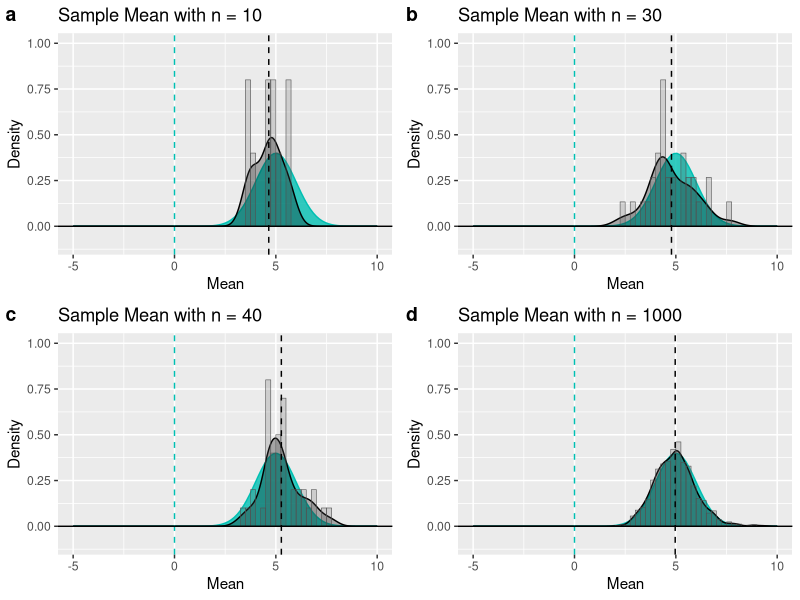
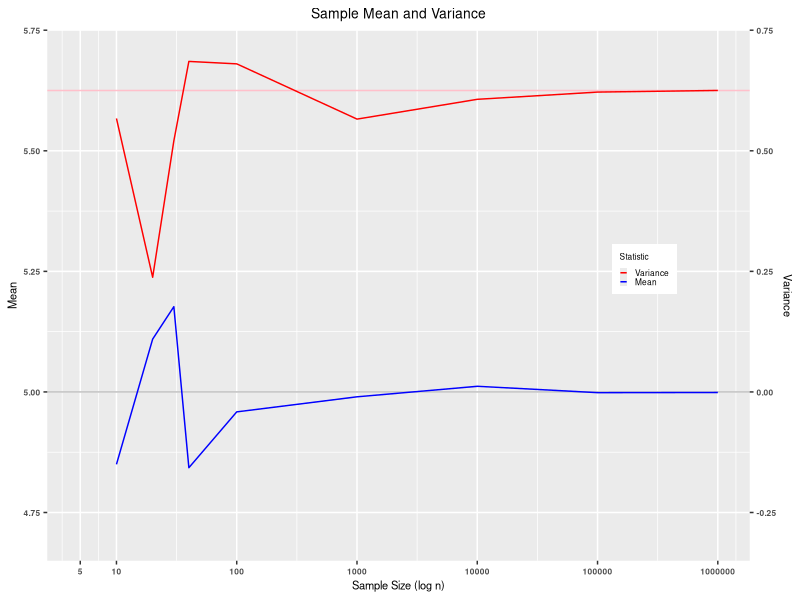

Write R code to recreate these figures, in order.
## ---- chunk 1
knitr::opts_chunk$set(echo = TRUE)
## ---- chunk 2
options(scipen = 999)
options(digits = 3)

# Verify the simulation data is formatted as a list of n matrices
VERIFY_SOURCE_FILE = FALSE    # store to file
VERIFY_SOURCE_SCR  = FALSE    # print to screen
RUN_SIM_VERIFY     = FALSE    # run verification tests

# Verify the mean column data is stored as a list of lists.
VERIFY_MEAN_DISTRIB_FILE  = FALSE
VERIFY_MEAN_DISTRIB_SCR   = FALSE
RUN_VERIFY_MEAN_DISTRIB   = FALSE

# Verify the mean distribution images
VERIFY_MEAN_DIST_IMG      = FALSE
VERIFY_MEAN_DIST_IMG_FILE = FALSE
RUN_MEAN_DIST_IMG         = FALSE

# Verify the simulation data
VERIFY_SAMPLE_STATS_FILE  = FALSE
VERIFY_SAMPLE_STATS_SCR   = FALSE
RUN_VERIFY_STATS          = FALSE

# Verify the mean convergence image
VERIFY_CONVERGE_IMG       = FALSE
RUN_VERIFY_CONVERGE_IMG   = FALSE

# Verify the Tooth image
VERIFY_TOOTH_DATA         = FALSE
RUN_VERIFY_TOOTH_DATA     = FALSE

# Verify the TOOTH image
VERIFY_TOOTH_IMG          = FALSE
RUN_VERIFY_TOOTH_IMG      = FALSE

# Verify the convergence table
VERIFY_CONVERGE_TABLE     = FALSE
RUN_VERIFY_CONVERGE_TABLE = FALSE

# Verify the convergence table
VERIFY_TOOTH_SUMMARY      = FALSE
RUN_VERIFY_TOOTH_SUMMARY  = FALSE

# Verify the convergence table
RUN_CALCULATE_AREA_D      = FALSE
VERIFY_CALCULATE_AREA_D   = FALSE

# Verify the convergence table
EXECUTE      = TRUE

library(dplyr)
library(ggplot2)
library(gridExtra)
library(knitr)
library(kableExtra)
library(ggpubr)
library(matrixStats)
library(data.table)
library(sfsmisc)

set.seed(2063)


lambda       <- 0.2
sampleSize   <- 40
mu           <- 1/lambda
sigma        <- 1/lambda
variance     <- sigma^2
sampleSD     <- sigma/sqrt(sampleSize)

if(FALSE)
{
  print("CONSTANTS")
  print(paste0("lambda            = ", lambda))
  print(paste0("sampleSize        = ", sampleSize))
  print(paste0("mu                = ", mu))
  print(paste0("sigma             = ", sigma))
  print(paste0("variance          = ", variance))
  print(paste0("sampleSD          = ", sampleSD))
}

## ---- chunk 3
# 
# generateSampleMeansLists <- function(sampleRepetition)
# {
#   if(RUN_SIM_VERIFY & VERIFY_MEAN_DISTRIB_SCR | FALSE)
#   {
#     print("generateSampleMeansLists: verify inputs")
#     print(paste0("sampleRepetitions = ", sampleRepetition))
#     print(paste0("sampleSize   = ", sampleSize))
#     print(paste0("lambda       = ", lambda))
#   }
# 
#   # ----------------------------------------------------------------------------------
#   simData <- list()
# 
#   for (i in 1:length(sampleRepetition)) {
#     simData[[i]] <- matrix(rexp(sampleRepetition[i]*sampleSize, lambda),
#                                    nrow = sampleSize, ncol = sampleRepetition[i])
#   }
# 
# 
#   # ----------------------------------------------------------------------------------
# 
#   if(RUN_SIM_VERIFY & VERIFY_SOURCE_FILE | FALSE)
#   {
#     print("generateSampleMeansLists: store in simData_#.csv")
#     filename <- paste0("simData_", sampleRepetition[i], ".csv")
#     write.csv(sampleMatrix, filename, row.names=FALSE)
#   }
# 
#   if(RUN_SIM_VERIFY & VERIFY_SOURCE_SCR | FALSE)
#   {
#     print("generateSampleMeansLists: ")
#     print(simData)
#   }
# 
#   return (simData)
# }
# 
# if(RUN_SIM_VERIFY)
# {
#   sampleRepetition  <- c(10, 20, 30, 40)
# 
#   simData <- generateSampleMeansLists(sampleRepetition)
# 
#   print("RUN_SIM_VERIFY: simData")
#   print(simData)
# }

## ---- chunk 4
# 
# generateMeanDist <- function(sampleRepetition, simData)
# {
#   if(VERIFY_MEAN_DISTRIB_SCR | FALSE)
#   {
#     print("generateMeanDist: verify inputs")
#     print(paste0("sampleRepetitions = ", sampleRepetition))
#     print(paste0("lambda            = ", lambda))
#     print(paste0("mu                = ", mu))
#     print(paste0("variance            = ", variance))
#     print(paste0("sampleSD         = ", sampleSD))
#     # print("simData = ")
#     # print(simData)
#     print("Test sim data separately")
#   }
# 
#   # ----------------------------------------------------------------------------------
#   # distributions     <- list()
#   sampleMeansLists <- list()
# 
#   for (i in 1:length(sampleRepetition)) {
#     sampleMeansLists[[i]]   <- colMeans(simData[[i]])
#   }
# # 
# #   transformToN <- function(sample) {
# #     (sample - mu)/sampleSD
# #   }
# # 
# #   for (i in 1:length(sampleRepetition)) {
# #     sampleMeansLists[[i]]   <- lapply(distributions[[i]], transformToN)
# #     sampleMeansLists[[i]]   <- c(unlist(sampleMeansLists[[i]]))
# #   }
#   
#   if(VERIFY_MEAN_DISTRIB_SCR | FALSE)
#   {
#     for (i in 1:length(sampleRepetition)) {
#       # print("distributions = ")
#       # print(distributions[i])
#       print("sampleMeansLists = ")
#       print(sampleMeansLists[i])
#     }
#   }
# 
#   # ----------------------------------------------------------------------------------
# 
#   if(VERIFY_MEAN_DISTRIB_FILE | FALSE)
#   {
#     print("generateMeanDist: store in simData_#.csv")
#     for (i in 1:length(sampleRepetition)) {
#       filename <- paste0("sampleMeansLists_", sampleRepetition[i], ".csv")
#       write.csv(sampleMeansLists[[i]], filename, row.names=FALSE)
#       
#       filename2 <- paste0("distributions_", sampleRepetition[i], ".csv")
#       write.csv(distributions[[i]], filename2, row.names=FALSE)
#     }
#   }
# 
#   if(VERIFY_MEAN_DISTRIB_SCR | FALSE)
#   {
#     print("generateMeanDist: sampleMeansLists")
#     print(sampleMeansLists)
#   }
# 
#   return (sampleMeansLists)
# }
# 
# if(RUN_VERIFY_MEAN_DISTRIB)
# {
#   sampleRepetition  <- c(10, 20, 30, 40)
# 
#   simData           <- generateSampleMeansLists(sampleRepetition)
#   sampleMeansLists <- generateMeanDist(sampleRepetition, simData)
#   # sampleMeansLists <- generateSampleMeansLists(sampleRepetition)
# 
#   print("RUN_VERIFY_MEAN_DISTRIB: sampleMeansLists")
#   print(sampleMeansLists)
# }

## ---- chunk 5

generateSampleMeansLists <- function(sampleRepetition)
{
  # ----------------------------------------------------------------------------------
  simData <- list()
  sampleMeansLists <- list()

  for (i in 1:length(sampleRepetition)) {
    simData[[i]] <- matrix(rexp(sampleRepetition[i]*sampleSize, lambda),
                                   nrow = sampleSize, ncol = sampleRepetition[i])
    sampleMeansLists[[i]]   <- colMeans(simData[[i]])
  }

  # ----------------------------------------------------------------------------------

  return (sampleMeansLists)
}

## ---- chunk 6

calculateSampleMeansStats <- function (sampleRepetition, sampleMeansLists, mu, var)
{
  if(VERIFY_SAMPLE_STATS_SCR | FALSE)
  {
    print("calculateSampleMeansStats: verify inputs")
    print(paste0("mu           = ", mu))
    print(paste0("var          = ", var))
    # print("sampleRepetition = ")
    # print(sampleRepetition)
    print("Test sampleRepetition separately")
    # print("sampleMeansLists = ")
    # print(sampleMeansLists)
    print("Test sampleMeansLists separately")
  }

  # -----------------------------------------------------------------------------
  sampleStats <- data.frame(N_obs = integer(), mu = double(), muErr = double(), 
                            variation = double(), varErr = double())
  for (i in 1:length(sampleRepetition)) {
    xbar     <- mean(sampleMeansLists[[i]])
    variance <- var(sampleMeansLists[[i]])

    sampleStats  <- rbind(sampleStats, 
                           c(sampleRepetition[i], xbar, abs((mu - xbar)/xbar),
                             variance, abs((var - variance)/variance)))
  }
  colnames(sampleStats) <- c("NRep", "Mean", "Absolute\nError of\nMean", 
                             "Variance", "Absolute\nError of\nVariance")
  # -----------------------------------------------------------------------------
  
  return (sampleStats)
}

if(RUN_VERIFY_STATS)
{
  lambda       <- 0.2
  sampleSize   <- 40
  mu           <- 1/lambda
  var          <- mu^2/sqrt(sampleSize)
  sampleRepetition  <- c(10, 20, 30, 40)

  simData           <- generateSampleMeansLists(sampleRepetition, sampleSize, lambda)
  sampleMeansLists  <- calcSampleMeansLists(sampleRepetition, simData)
  sampleMeansStats  <- calculateSampleMeansStats(sampleRepetition, sampleMeansLists, mu, var)
  # print("RUN_VERIFY_STATS: sampleMeansStats")
  # print(sampleMeansStats)
}

## ---- chunk 7

imageMeanDistribution <- function(sampleRepetition, sampleMeansLists, binRange)
{
  if(VERIFY_MEAN_DIST_IMG | TRUE)
  {
    print("imageMeanDistribution: verify inputs")
    print(paste0("sampleRepetitions = ", sampleRepetition))
    print(paste0("sampleSize        = ", sampleSize))
    print(paste0("lambda            = ", lambda))
    print(paste0("mu                = ", mu))
    print(paste0("variance          = ", variance))
    print(paste0("sampleSD          = ", sampleSD))
    print("binRange = ")
    print(binRange)
    # print("Test binRange separately")
    # print("sampleMeansLists = ")
    # print(sampleMeansLists)
    print("Test sampleMeansLists separately")
  }
  # -----------------------------------------------------------------------------
  label <- c("a", "b","c","d")
  pltList <- list()

  transformToN <- function(sample) {
    (sample - mu)/sampleSD + mu
    # sample
  }

  for (i in 1:length(sampleRepetition)) {
    frame <- data.frame(pdf = c(unlist(lapply(sampleMeansLists[[i]], transformToN))))

    if(VERIFY_MEAN_DIST_IMG | FALSE)
    {
      print("imageMeanDistribution: frame")
      print(frame)
      print(sampleMeansLists[[i]])
    }

    if(VERIFY_MEAN_DIST_IMG_FILE | FALSE)
    {
      print("generateMeanDist: store in simData_#.csv")
      filename <- paste0("sampleMeansListsIMG_", sampleRepetition[i], ".csv")
      write.csv(sampleMeansLists[[i]], filename, row.names=FALSE)

      filename2 <- paste0("frame", sampleRepetition[i], ".csv")
      write.csv(frame, filename2, row.names=FALSE)
    }

    pltList[[i]] <- ggplot(frame, aes(x = pdf)) +
      stat_function(fun = function (x) dnorm(x, mean =  5, sd = 1),
        color = "#00bfb2", fill = "#00bfb2", geom = "area", alpha = 0.8) +
      geom_density(alpha = 0.3, color = "#000000", fill="#000000")  +
      geom_histogram(aes(y = after_stat(density)), breaks = binRange, 
                     alpha = 0.2, color = "#505050", linewidth = 0.2) +
      geom_vline(aes(xintercept=mean(pdf)), color="#000000", linewidth = 0.5, linetype = 2) +
      geom_vline(aes(xintercept = 0.0), color="#00bfb2", linewidth = 0.5, linetype = 2) +
      geom_hline(yintercept=0, color="#000000", linewidth = 0.5) +
      ggtitle(paste0("Sample Mean with n = ", sampleRepetition[i])) +
      scale_x_continuous(limits = c(-5, 10), "Mean") +
      scale_y_continuous(limits = c(-0.1, 1), "Density")
  }

  #   pltList[[i]] <- ggplot(frame, aes(x = pdf)) +
  #     stat_function(fun = function (x) dnorm(x, mean =  0, sd = 1),
  #       color = "#00bfb2", fill = "#00bfb2", geom = "area", alpha = 0.8) +
  #     geom_density(alpha = 0.3, color = "#000000", fill="#000000")  +
  #     geom_histogram(aes(y = after_stat(density)), breaks = binRange, 
  #                    alpha = 0.2, color = "#505050", linewidth = 0.2) +
  #     geom_vline(aes(xintercept=mean(pdf)), color="#000000", linewidth = 0.5, linetype = 2) +
  #     geom_vline(aes(xintercept = 0.0), color="#00bfb2", linewidth = 0.5, linetype = 2) +
  #     geom_hline(yintercept=0, color="#000000", linewidth = 0.5) +
  #     ggtitle(paste0("Sample Mean with n = ", sampleRepetition[i])) +
  #     scale_x_continuous(limits = c(-5, 5), "Mean") +
  #     scale_y_continuous(limits = c(-0.1, 0.81), "Density")
  # }

  plt <- ggarrange(pltList[[1]], pltList[[2]], pltList[[3]], pltList[[4]],
          labels = label,
          ncol = 2, nrow = 2)

  ggsave(plot = plt, width = 6.0, height = 4.0, dpi = 300,
         filename = "distribution.png")

}

if(RUN_MEAN_DIST_IMG)
{
  sampleRepetition  <- c(10, 20, 30, 1000)
  binRange          <- seq(-3.0, 10.0, by = 0.5)

  simData           <- generateSampleMeansLists(sampleRepetition)
  sampleMeansLists <- generateMeanDist(sampleRepetition, simData)
  imageMeanDistribution(sampleRepetition, sampleMeansLists, binRange)

  print("RUN_MEAN_DIST_IMG: check image")
}

## ---- chunk 8
# ```{r smGraph, echo = FALSE, fig.dim = c(4, 2)}

imageConvergencePlot <- function(sampleRepetition, sampleStats)
{
  if(VERIFY_CONVERGE_IMG | FALSE)
  {
    print("calculateSampleMeansStats: verify inputs")
    print(paste0("mu           = ", mu))
    print(paste0("var          = ", var))
    # print("sampleRepetition = ")
    # print(sampleRepetition)
    print("Test sampleRepetition separately")
    print("sampleStats = ")
    print(sampleStats)
    # print("Test sampleStats separately")
  }

  sampleStats <- cbind(sampleStats, OffsetVar = sampleStats$Variance + 5)
  # names(sampleStats) <- c("size", "mean", "variance")

  graphTics   <- c(5, 10, 100, 1000, 10000, 100000, 1000000)

  plt <- ggplot(sampleStats, aes(x = as.numeric(NRep))) +
    geom_hline(yintercept = 5, color="gray", linewidth = 0.5) +
    geom_hline(yintercept = 5.625, color="pink", linewidth = 0.5) +
    geom_line(aes(y=OffsetVar, color='Variance')) +
    geom_line(aes(y=Mean, color='Mean')) +
    scale_x_log10(breaks = graphTics, limits = c(4.9, 1000000.0)) +
    # scale_x_log10(breaks = graphTics, limits = c(0.1, 1000000.0)) +
    scale_y_continuous(limits = c( 4.7, 5.7 ), "Mean",
    sec.axis = sec_axis(~ . -5, name = "Variance")) +
    ggtitle("Sample Mean and Variance") + xlab("Sample Size (log n)") +
    scale_color_manual(
      name='Statistic', breaks=c('Variance', 'Mean'),
      values=c('Mean'='blue', 'Variance'='red')) +
    theme(plot.title = element_text(size = 10, hjust = 0.5),
          axis.title.x = element_text(size = 8),
          axis.title.y = element_text(size = 8),
          axis.text.x = element_text(face="bold", size=6),
          axis.text.y = element_text(face="bold", size=6),
          legend.title = element_text(size = 6),
          legend.text = element_text(size = 6),
          legend.key.size = unit(2, 'mm'),
          legend.position = c(0.85, 0.55))

  ggsave(plot = plt, width = 4.0, height = 2.5, dpi = 300,
         filename = "converge.png")

}

## ---- chunk 9
generateConvergeTable <- function (sampleMeansStats)
{
  if(VERIFY_CONVERGE_TABLE | FALSE)
  {
    print("imageConvergence: verify inputs")
    print(paste0("sampleMeansStats  = ", sampleMeansStats))
  }

  # -----------------------------------------------------------------------------

  resTable <- knitr::kable(sampleMeansStats, "latex",
    caption = paste0("table"), digits = 3, align = "llll", row.names = TRUE) %>%
    kable_styling(bootstrap_options = c("striped", "hover"),
                  full_width = F,
                  # position = "left",
                  font_size = 8) %>%
    column_spec(column=1, width="0.2cm") %>%
    column_spec(column=2, width="1.0cm") %>%
    column_spec(column=3, width="0.7cm") %>%
    column_spec(column=4, width="1.5cm") %>%
    column_spec(column=5, width="1.0cm") %>%
    column_spec(column=6, width="1.5cm") %>%
    kable_classic_2()
  # -----------------------------------------------------------------------------

  return (resTable)

}

if(RUN_VERIFY_CONVERGE_TABLE)
{
  lambda       <- 0.2
  sampleSize   <- 40
  mu           <- 1/lambda
  var          <- mu^2/sqrt(sampleSize)
  sampleRepetition  <- c(10, 100, 1000, 10000, 100000, 1000000)

  simData           <- generateSampleMeansLists(sampleRepetition, sampleSize, lambda)
  sampleMeansLists  <- calcSampleMeansLists(sampleRepetition, simData)
  sampleMeansStats  <- getSampleMeansStats(sampleRepetition, sampleMeansLists, mu, var)
  resTable          <- generateConvergeTable(sampleMeansStats)

  print("RUN_VERIFY_CONVERGE_TABLE: : resTable")
}

## ---- chunk 10

generateToothData <- function (ToothGrowth)
{
  if(RUN_VERIFY_TOOTH_DATA | FALSE)
  {
    print("generateToothData: verify inputs")
    print("ToothGrowth = ")
    print(ToothGrowth)
  }

  # -----------------------------------------------------------------------------
  allFactor   <- as.factor(paste0(ToothGrowth$supp, "-", ToothGrowth$dose))
  ToothGrowth <- cbind(ToothGrowth, allFactor)
  # -----------------------------------------------------------------------------

  if(VERIFY_TOOTH_DATA & RUN_VERIFY_TOOTH_DATA | FALSE)
  {
    print("generateToothData: output")
    print("ToothGrowth = ")
    print(ToothGrowth)
  }

  return (ToothGrowth)

}

if(RUN_VERIFY_TOOTH_DATA | FALSE)
{
  doses      = c(0.5, 1.0, 2.0) # mg/day
  supplement = c("OJ", "AA")    # supplement of AA, OJ - Orange Juice, AA - Ascorbic Acid

  nPigs    <- 60
  nLength  <- nPigs/(length(doses)*length(supplement))
  nBins    <- nPigs/nLength
  # bw       <- c(3, 3, 4, 3, 3, 4)

  ToothGrowth <- generateToothData(ToothGrowth)
  print("RUN_VERIFY_TOOTH_DATA: ToothGrowth data")
  print(ToothGrowth)
}


## ---- chunk 11

generateToothImage <- function (ToothGrowth)
{
  if(VERIFY_TOOTH_IMG | FALSE)
  {
    print("generateToothImage: verify inputs")
    print("ToothGrowth = ")
    print(ToothGrowth)
  }

  # -----------------------------------------------------------------------------
ToothGrowth$dotColor <- c(rep("blue",10),
                          rep("green",10),
                          rep("orange",10),
                          rep("purple",10),
                          rep("yellow",10),
                          rep("red",10))

plt <- ggplot(ToothGrowth, aes(x = allFactor, y = len)) +
  geom_boxplot() +
  geom_dotplot(binaxis='y',
               stackdir='center',
               dotsize = 0.5,
               fill = ToothGrowth$dotColor) +
  labs(title="Effect of Vitamin C on Tooth Growth",
       subtitle="Supplement and Dosage",
       caption="Source: C. I. Bliss (1952). The Statistics of Bioassay. Academic Press.",
       x="Supplement (OJ, VC), Dosage(0.5, 1.0, 2.0)",
       y="Tooth Length")


ggsave(plot = plt, width = 4.0, height = 3.5, dpi = 300,
       filename = "teeth.png")
  # -----------------------------------------------------------------------------

}

if(RUN_VERIFY_TOOTH_IMG)
{
  ToothGrowth <- generateToothData(ToothGrowth)
  generateToothImage(ToothGrowth)
  print("RUN_VERIFY_TOOTH_IMG: check image")
}

## ---- chunk 12

# Now in the second portion of the project, we're going to analyze the ToothGrowth data in the R datasets package.
# Load the ToothGrowth data and perform some basic exploratory data analyses

# Provide a basic summary of the data.

# Use confidence intervals and/or hypothesis tests to compare tooth growth by supp and dose. (Only use the techniques from class, even if there's other approaches worth considering)

# State your conclusions and the assumptions needed for your conclusions.

# The response is the length of odontoblasts (cells responsible for tooth
# growth) in 60 guinea pigs. Each animal received one of three dose levels of
# vitamin C (0.5, 1, and 2 mg/day) by one of two delivery methods, orange juice
# or ascorbic acid (a form of vitamin C and coded as AA).
# https://www.rdocumentation.org/packages/datasets/versions/3.6.2/topics/ToothGrowth

## ---- chunk 13

if(EXECUTE & TRUE)
{
  mu           <- 1/lambda
  var          <- mu^2/sqrt(sampleSize)

  # histogram plots
  sampleRepetition  <- c(10, 30, 40, 1000)
  binRange          <- seq(2.0, 9.0, by = 0.25)
  sampleMeansLists <- generateSampleMeansLists(sampleRepetition)
  imageMeanDistribution(sampleRepetition, sampleMeansLists, binRange)

  # convergence plot
  sampleRepetition <- c(10, 20, 30, 40, 100, 1000, 10000, 100000, 1000000)

  
  sampleMeansLists <- generateSampleMeansLists(sampleRepetition)
  sampleMeansStats <- calculateSampleMeansStats(sampleRepetition, sampleMeansLists, mu, var)
  # sampleStats      <- calculateSampleMeansStats(sampleRepetition, sampleMeansLists)
  imageConvergencePlot(sampleRepetition, sampleMeansStats)

  resTable <- generateConvergeTable(sampleMeansStats)
  
  # sampleMeansLists <- calcSampleMeansLists(sampleRepetition, simData)
  # sampleMeansStats  <- getSampleMeansStats(sampleRepetition, sampleMeansLists, mu, var)
  # resTable          <- generateConvergeTable(sampleMeansStats)

  # tooth plot
  # ToothGrowth <- generateToothData(ToothGrowth)
  # generateToothImage(ToothGrowth)
}

## ---- chunk 14
resTable
## ---- chunk 15
  # knitr::kable(statData)
## ---- chunk 16
  # knitr::kable(histogramData)
## ---- chunk 17

# set.seed(101)
# 
# nSamples     <- 40
# lambda       <- 0.2
# mu           <- 1/lambda
# sigma        <- 1/lambda
# var          <- 1/lambda^2
# exponentSampleMatrix <- matrix()
# 
# # Simulate 1,000 samples with 40 observations each
# setSource <- function (sampleSize)
# {
#   meanColMatrix          <- matrix(nrow = 0, ncol = nSamples)
#   
#   # print(paste0("sample len ", length(sampleSize)))
#   # print("meanMat data")
#   # print("sampleSize[i]   mu   sigma")
# 
#   for (i in 1:length(sampleSize)) {
#     
#         #                                    40
#         # +-+-+-+-+-+-+-+-+-+-+-+-+-+-+-+-+-+-+-+-+-+-+-+-+-+-+-+-+-+-+-+-+-+-+-+-+-+-+-+
#         # +-+-+-+-+-+-+-+-+-+-+-+-+-+-+-+-+-+-+-+-+-+-+-+-+-+-+-+-+-+-+-+-+-+-+-+-+-+-+-+
#         # +-+-+-+-+-+-+-+-+-+-+-+-+-+-+-+-+-+-+-+-+-+-+-+-+-+-+-+-+-+-+-+-+-+-+-+-+-+-+-+
#         # +-+-+-+-+-+-+-+-+-+-+-+-+-+-+-+-+-+-+-+-+-+-+-+-+-+-+-+-+-+-+-+-+-+-+-+-+-+-+-+
#         # +-+-+-+-+-+-+-+-+-+-+-+-+-+-+-+-+-+-+-+-+-+-+-+-+-+-+-+-+-+-+-+-+-+-+-+-+-+-+-+  nSamples
#         # +-+-+-+-+-+-+-+-+-+-+-+-+-+-+-+-+-+-+-+-+-+-+-+-+-+-+-+-+-+-+-+-+-+-+-+-+-+-+-+
#         # +-+-+-+-+-+-+-+-+-+-+-+-+-+-+-+-+-+-+-+-+-+-+-+-+-+-+-+-+-+-+-+-+-+-+-+-+-+-+-+
#         # +-+-+-+-+-+-+-+-+-+-+-+-+-+-+-+-+-+-+-+-+-+-+-+-+-+-+-+-+-+-+-+-+-+-+-+-+-+-+-+
#         # +-+-+-+-+-+-+-+-+-+-+-+-+-+-+-+-+-+-+-+-+-+-+-+-+-+-+-+-+-+-+-+-+-+-+-+-+-+-+-+
#         # +-+-+-+-+-+-+-+-+-+-+-+-+-+-+-+-+-+-+-+-+-+-+-+-+-+-+-+-+-+-+-+-+-+-+-+-+-+-+-+
# 
# # MDist   ------------------------------------------------------------------------------> 10z`
# # MDist   ------------------------------------------------------------------------------> 20
# 
#     exponentSampleMatrix <- matrix(rexp(sampleSize[i]*nSamples, lambda), 
#                                    nrow = sampleSize[i], ncol = nSamples)
#           
# 
#     # print("setSource: dims(exponentSampleMatrix)")
#     # print(dim(exponentSampleMatrix))
#     # print("setSource: colMeans(exponentSampleMatrix)")
#     # print(colMeans(exponentSampleMatrix))
#     # print(exponentSampleMatrix)
#     
#     meanColMatrix       <- rbind(meanColMatrix, colMeans(exponentSampleMatrix))
# 
#     filename <- paste0("sampleMatrix", sampleSize[i], ".csv")
#     write.csv(exponentSampleMatrix, filename, row.names=FALSE)
# 
#     filename <- paste0("meanColMatrix", sampleSize[i], ".csv")
#     write.csv(meanColMatrix, filename, row.names=FALSE)
# 
#     mu      <- mean(meanColMatrix[i,])
#     variance   <- var(meanColMatrix[i,])
#     print(paste0(sampleSize[i], "   ", mu, "   ", variance))
#   }
# 
#   return (meanColMatrix)
# }
# 

## ---- chunk 18
# 
# generateSampleStats <- function (sampleSize, meanColMatrix)
# {
#   print("generateSampleStats: meanColMatrix")
#   # print(dim(meanColMatrix))
#   # print(meanColMatrix)
# 
#   sampleStats         <- data.frame()
#   for (i in 1:length(sampleSize)) {
#     # print("generateSampleStats: length(meanColMatrix[i,]")
#     # print(length(meanColMatrix[i,]))
#     # print("generateSampleStats: meanColMatrix[i]")
#     # print(meanColMatrix)
#     sampleStats  <-
#       rbind(sampleStats, list(sampleSize[i], mean(meanColMatrix[i,]), var(meanColMatrix[i,])))
#   }
#   colnames(sampleStats) <- c("Size", "Mean", "Variance")
# 
# print("generateSampleStats: sampleStats")
# # print(sampleStats)
# filename <- paste0("sampleStats", sampleSize[i], ".csv")
# write.csv(sampleStats, filename, row.names = FALSE)
# 
#   return (sampleStats)
# }
# sampleSize   <- c(10, 20, 30, 40)
# # sampleSize   <- c(10, 20, 30, 40, 100, 1000, 10000, 100000, 1000000, 10000000)
# meanColMatrix   <- setSource(sampleSize)
# sampleStats  <- generateSampleStats(sampleSize, meanColMatrix)
